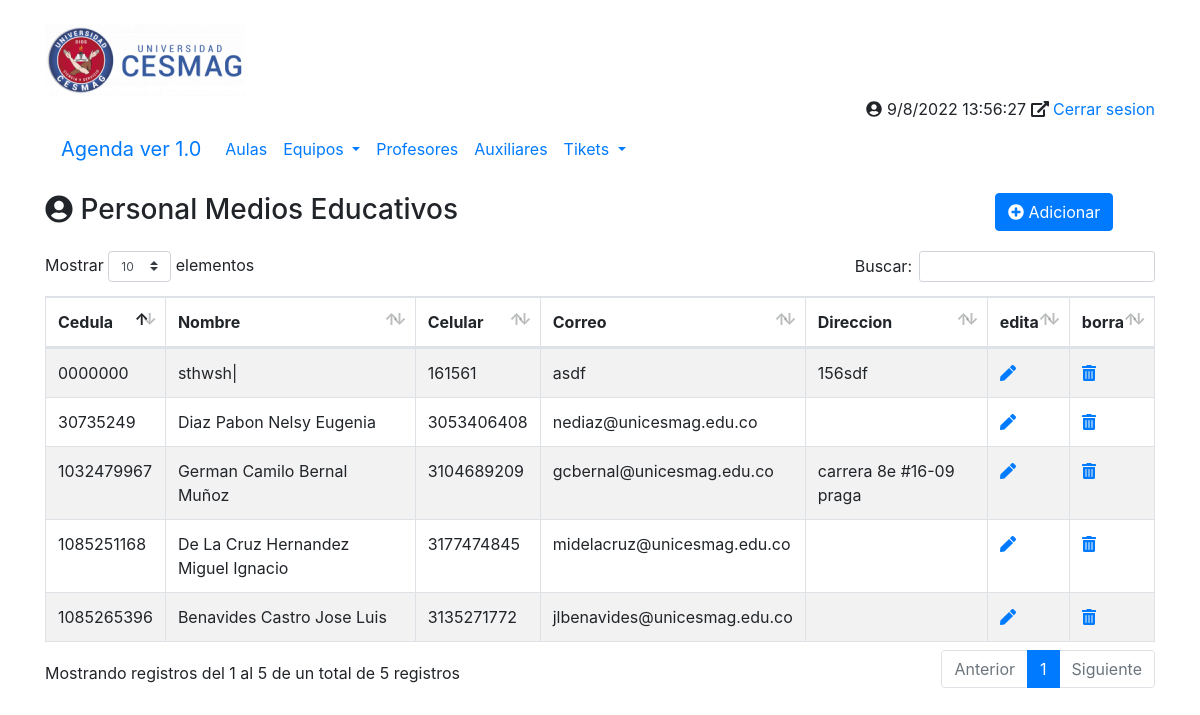
The app's page /principal.php?opcion=auxiliares with its own data.
### tables this page shows
CREATE TABLE `tbl_auxiliares` (
  `cedula` varchar(100) NOT NULL,
  `nombre` varchar(100) NOT NULL,
  `celular` varchar(100) DEFAULT NULL,
  `correo` varchar(100) DEFAULT NULL,
  `direcion` varchar(100) DEFAULT NULL
);

### php/auxiliares/auxiliares.php (the view, shortened to what this page needs)
<div class="row my-3">
	<div class="col-10">
		<h3><i class="fa fa-user-circle"></i> Personal Medios Educativos</h3>
	</div>
	<div class="col-2">
		<a href="./principal.php?opcion=auxiliar-nuevo&accion=ADICIONAR&cedula=0" class="btn btn-primary" title="Crear un nuevo Contacto">
			<i class="fas fa-plus-circle"></i>
			Adicionar
		</a>
	</div>
</div>
<div class="row my-3">
	<div class="col-12">
			<table id="miTabla"  class="table table-striped table-bordered table-hover">
			<thead>
					<tr>
						<th>Cedula</th>
						<th>Nombre</th>
						<th>Celular</th>
						<th>Correo</th>
						<th>Direccion</th>
						<th>edita</th>
						<th>borra</th>
					</tr>
			</thead>
			<tbody>
						<?php
							$conexion = conectarBD();
							$sSQL = "SELECT * FROM tbl_auxiliares";
							$datos = $conexion->query($sSQL);
							foreach ($datos as $fila):
									?>
										<tr>
											<td><?php echo $fila['cedula'];         ?></td>
											<td><?php echo $fila['nombre'];     ?></td>
											<td><?php echo $fila['celular'];  ?></td>
											<td><?php echo $fila['correo'];   ?></td>
											<td><?php echo $fila['direcion'];     ?></td>
											<?php
												echo'<td><a href="./principal.php?opcion=contactos_form&accion=EDITAR&id='.$fila	['cedula'].'" title="Editar el Contacto"><i class="fas fa-pen"></i></a></td>
												<td><a href="./principal.php?opcion=contactos_form&accion=ELIMINAR&id='.$fila	['cedula'].'" title="Borrar el Contacto"><i class="fas fa-trash-alt"></i></a></td>';
											?>
										</tr>
									<?php
							endforeach;
						?>
			</tbody>
		</table>
	</div>
</div>

### records on screen
tbl_auxiliares: cedula "1085265396", nombre "Benavides Castro Jose Luis", celular "3135271772", correo "jlbenavides@unicesmag.edu.co"
tbl_auxiliares: cedula "1085251168", nombre "De La Cruz Hernandez Miguel Ignacio", celular "3177474845", correo "midelacruz@unicesmag.edu.co"
tbl_auxiliares: cedula "30735249", nombre "Diaz Pabon Nelsy Eugenia", celular "3053406408", correo "nediaz@unicesmag.edu.co"
tbl_auxiliares: cedula "1032479967", nombre "German Camilo Bernal Muñoz", celular "3104689209", correo "gcbernal@unicesmag.edu.co", direcion "carrera 8e #16-09 praga"
tbl_auxiliares: cedula "0000000", nombre "sthwsh|", celular "161561", correo "asdf", direcion "156sdf"
